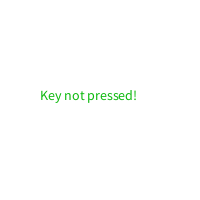
Frame 1 (no input)
Frame 60 (the mouse pressed at the canvas centre just before this capture): identical to frame 1, image omitted
Frame 120 (the mouse held since frame 60 and released just before this capture): identical to frame 1, image omitted

The Processing sketch that drew this single still picture (run headless with seeded random() and noise(); from frame 60 on, the mouse is pressed at the canvas centre):

// Processing sketch: processing_103264
// ── processing_103264.pde

void setup() {
  size (200, 200);
}

void draw() {
  background(255, 255, 255); 

  if (keyPressed == true) {         //when you press a key...
    fill(13, 185, 14);
    textSize(14);
    text("Key Pressed!", 40, 100);  //this txt will appear on the screen
  }
  if (keyPressed == false){  //when you are not pressing a  key...
  fill(13, 185, 14);
    textSize(14);
    text("Key not pressed!", 40, 100);  //this message will appear
  }
}
